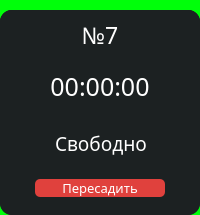
                  <widget class="QFrame" name="PC_7">
                   <property name="styleSheet">
                    <string notr="true">background-color: #00FF0A;
border-radius: 15px;</string>
                   </property>
                   <property name="frameShape">
                    <enum>QFrame::StyledPanel</enum>
                   </property>
                   <property name="frameShadow">
                    <enum>QFrame::Raised</enum>
                   </property>
                   <layout class="QVBoxLayout" name="verticalLayout_66">
                    <property name="spacing">
                     <number>0</number>
                    </property>
                    <property name="leftMargin">
                     <number>0</number>
                    </property>
                    <property name="topMargin">
                     <number>10</number>
                    </property>
                    <property name="rightMargin">
                     <number>0</number>
                    </property>
                    <property name="bottomMargin">
                     <number>0</number>
                    </property>
                    <item>
                     <widget class="QFrame" name="frame_31">
                      <property name="styleSheet">
                       <string notr="true">background-color: rgb(28, 33, 34);
border-radius: 12px;</string>
                      </property>
                      <property name="frameShape">
                       <enum>QFrame::StyledPanel</enum>
                      </property>
                      <property name="frameShadow">
                       <enum>QFrame::Raised</enum>
                      </property>
                      <layout class="QVBoxLayout" name="verticalLayout_67">
                       <property name="spacing">
                        <number>0</number>
                       </property>
                       <property name="leftMargin">
                        <number>0</number>
                       </property>
                       <property name="topMargin">
                        <number>0</number>
                       </property>
                       <property name="rightMargin">
                        <number>0</number>
                       </property>
                       <property name="bottomMargin">
                        <number>0</number>
                       </property>
                       <item>
                        <widget class="QFrame" name="frame_32">
                         <property name="frameShape">
                          <enum>QFrame::StyledPanel</enum>
                         </property>
                         <property name="frameShadow">
                          <enum>QFrame::Raised</enum>
                         </property>
                         <layout class="QVBoxLayout" name="verticalLayout_68">
                          <property name="spacing">
                           <number>0</number>
                          </property>
                          <property name="leftMargin">
                           <number>0</number>
                          </property>
                          <property name="topMargin">
                           <number>0</number>
                          </property>
                          <property name="rightMargin">
                           <number>0</number>
                          </property>
                          <property name="bottomMargin">
                           <number>0</number>
                          </property>
                          <item>
                           <widget class="QFrame" name="num_pc_7">
                            <property name="font">
                             <font>
                              <family>Montserrat Medium</family>
                             </font>
                            </property>
                            <property name="frameShape">
                             <enum>QFrame::StyledPanel</enum>
                            </property>
                            <property name="frameShadow">
                             <enum>QFrame::Raised</enum>
                            </property>
                            <layout class="QHBoxLayout" name="horizontalLayout_60">
                             <item>
                              <widget class="QLabel" name="num_7">
                               <property name="font">
                                <font>
                                 <family>Montserrat Medium</family>
                                 <pointsize>-1</pointsize>
                                </font>
                               </property>
                               <property name="layoutDirection">
                                <enum>Qt::LeftToRight</enum>
                               </property>
                               <property name="styleSheet">
                                <string notr="true">color: #fff; font-size: 23px;</string>
                               </property>
                               <property name="text">
                                <string>№7</string>
                               </property>
                               <property name="alignment">
                                <set>Qt::AlignCenter</set>
                               </property>
                              </widget>
                             </item>
                            </layout>
                           </widget>
                          </item>
                          <item>
                           <widget class="QFrame" name="timer_pc_7">
                            <property name="frameShape">
                             <enum>QFrame::StyledPanel</enum>
                            </property>
                            <property name="frameShadow">
                             <enum>QFrame::Raised</enum>
                            </property>
                            <layout class="QHBoxLayout" name="horizontalLayout_61">
                             <item>
                              <widget class="QLabel" name="timer_7">
                               <property name="font">
                                <font>
                                 <family>Montserrat Medium</family>
                                 <pointsize>-1</pointsize>
                                </font>
                               </property>
                               <property name="styleSheet">
                                <string notr="true">color: #fff; font-size: 25px;</string>
                               </property>
                               <property name="text">
                                <string>00:00:00</string>
                               </property>
                               <property name="alignment">
                                <set>Qt::AlignCenter</set>
                               </property>
                              </widget>
                             </item>
                            </layout>
                           </widget>
                          </item>
                          <item>
                           <widget class="QFrame" name="line_7">
                            <property name="maximumSize">
                             <size>
                              <width>16777215</width>
                              <height>2</height>
                             </size>
                            </property>
                            <property name="styleSheet">
                             <string notr="true">background-color: #7B7B7B;</string>
                            </property>
                            <property name="frameShape">
                             <enum>QFrame::StyledPanel</enum>
                            </property>
                            <property name="frameShadow">
                             <enum>QFrame::Raised</enum>
                            </property>
                           </widget>
                          </item>
                         </layout>
                        </widget>
                       </item>
                       <item>
                        <widget class="QFrame" name="frame_33">
                         <property name="maximumSize">
                          <size>
                           <width>16777215</width>
                           <height>125</height>
                          </size>
                         </property>
                         <property name="sizeIncrement">
                          <size>
                           <width>0</width>
                           <height>0</height>
                          </size>
                         </property>
                         <property name="frameShape">
                          <enum>QFrame::StyledPanel</enum>
                         </property>
                         <property name="frameShadow">
                          <enum>QFrame::Raised</enum>
                         </property>
                         <layout class="QVBoxLayout" name="verticalLayout_69">
                          <item>
                           <widget class="QFrame" name="info_PC_7">
                            <property name="maximumSize">
                             <size>
                              <width>16777215</width>
                              <height>42</height>
                             </size>
                            </property>
                            <property name="font">
                             <font>
                              <pointsize>8</pointsize>
                             </font>
                            </property>
                            <property name="frameShape">
                             <enum>QFrame::StyledPanel</enum>
                            </property>
                            <property name="frameShadow">
                             <enum>QFrame::Raised</enum>
                            </property>
                            <layout class="QHBoxLayout" name="horizontalLayout_62">
                             <property name="leftMargin">
                              <number>11</number>
                             </property>
                             <item>
                              <widget class="QLabel" name="info_7">
                               <property name="font">
                                <font>
                                 <family>Montserrat Medium</family>
                                 <pointsize>-1</pointsize>
                                </font>
                               </property>
                               <property name="styleSheet">
                                <string notr="true">color: #fff; font-size: 19px;</string>
                               </property>
                               <property name="text">
                                <string>Свободно</string>
                               </property>
                               <property name="alignment">
                                <set>Qt::AlignCenter</set>
                               </property>
                              </widget>
                             </item>
                            </layout>
                           </widget>
                          </item>
                          <item>
                           <widget class="QFrame" name="btn_transplant_PC_7">
                            <property name="maximumSize">
                             <size>
                              <width>16777215</width>
                              <height>60</height>
                             </size>
                            </property>
                            <property name="frameShape">
                             <enum>QFrame::StyledPanel</enum>
                            </property>
                            <property name="frameShadow">
                             <enum>QFrame::Raised</enum>
                            </property>
                            <layout class="QHBoxLayout" name="horizontalLayout_63">
                             <item>
                              <widget class="QPushButton" name="transplant_7">
                               <property name="maximumSize">
                                <size>
                                 <width>130</width>
                                 <height>50</height>
                                </size>
                               </property>
                               <property name="font">
                                <font>
                                 <family>Montserrat Medium</family>
                                 <pointsize>10</pointsize>
                                </font>
                               </property>
                               <property name="styleSheet">
                                <string notr="true">QPushButton{
background-color: rgb(224, 65, 61);
color: #fff;
border-radius: 5px;
}

QPushButton:hover{
background-color: rgb(204, 5, 0);
}</string>
                               </property>
                               <property name="text">
                                <string>Пересадить</string>
                               </property>
                              </widget>
                             </item>
                            </layout>
                           </widget>
                          </item>
                         </layout>
                        </widget>
                       </item>
                      </layout>
                     </widget>
                    </item>
                   </layout>
                  </widget>
